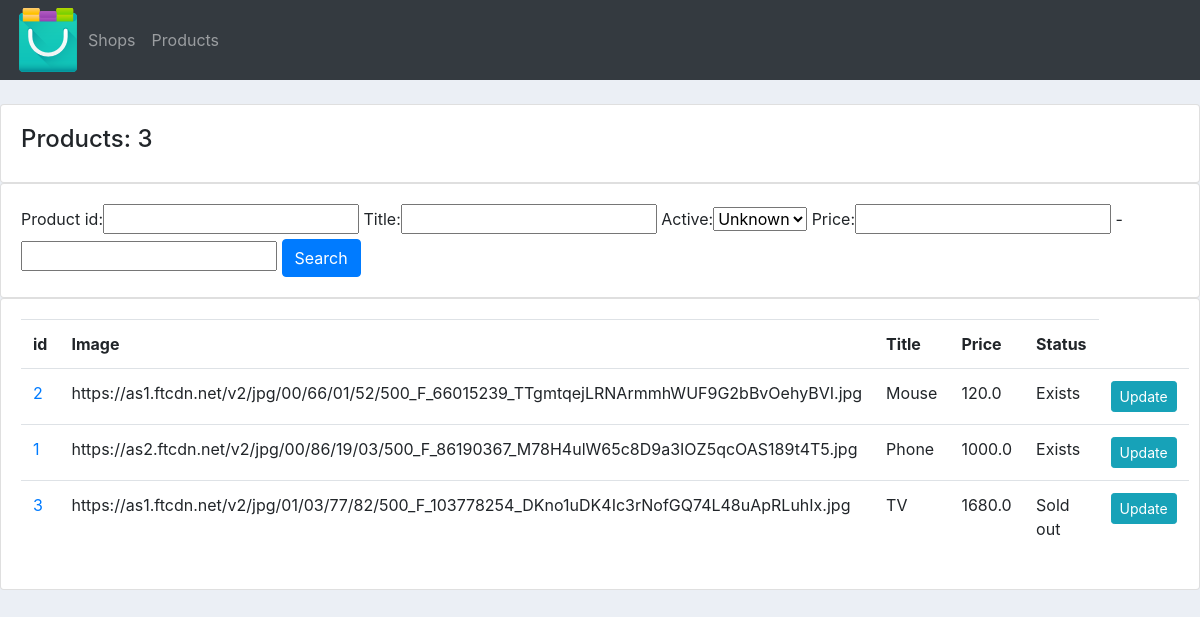
Screenshot of /products/ with the database file from the repository.
### shopadmin/models.py (models this page shows, shortened)
class Product(models.Model):
    product_id = models.AutoField(primary_key=True)
    description = models.CharField(max_length=1000, null=True)
    title = models.CharField(max_length=50)
    amount = models.IntegerField()
    price = models.FloatField(default=0, null=True)
    active = models.BooleanField(default=False)
    image = models.URLField(max_length=200, null=True, blank=True)
    category = models.ManyToManyField('Group')
    class Meta:
        ordering = ['product_id']

### shopadmin/views.py (the view)
# urls.py: path('products/', products, name='products'),
def products(request):
	products = Product.objects.all().order_by('price')
	total_products = products.count()
	my_filter = ProductFilter(request.GET, queryset=products)
	products = my_filter.qs
	context  = {
		'products': products,
		'total_products': total_products,
		'my_filter': my_filter,
	}
	return render(request, 'shopadmin/products.html', context)

### shopadmin/templates/shopadmin/products.html
{% extends 'shopadmin/main.html' %}
{% block content %}
	<br>
	<div class="row">
		<div class="col-md">
			<div class="card card-body">
				<h4>Products: {{ total_products }}</h4>
			</div>
			<div class="row" >
				<div class="col">
					<div class="card card-body">
						<form method="get">
							{{ my_filter.form }}
							<button class="btn btn-primary" type="submit">Search</button>
						</form>
					</div>
				</div>
			</div>
			<div class="card card-body">
				<table class="table">
					<tr>
						<th>id</th>
						<th>Image</th>
						<th>Title</th>
						<th>Price</th>
						<th>Status</th>
					</tr>
					{% for product in products %}
						<tr>
							<td><a href="{% url 'product_detail' product.product_id %}">{{ product.product_id }}</a></td>
							<td>{{ product.image }}</td>
							<td>{{ product.title }}</td>
							<td>{{ product.price }}</td>
							{% if product.active %}
								<td>Exists</td>
							{% else %}
								<td>Sold out</td>
							{% endif %}
							<td><a class="btn btn-sm btn-info" href="{% url 'update_product' product.product_id %}">Update</a></td>
						</tr>
					{% endfor %}
				</table>
			</div>
		</div>
	</div>
{% endblock %}

### static/css/main.css (style rules this page uses)
body { background-color: #ebeff5; }

### rows the page displays
Product: product_id "2", image "https://as1.ftcdn.net/v2/jpg/00/66/01/52/500_F_66015239_TTgmtqejLRNArmmhWUF9G2bBvOehyBVI.jpg", title "Mouse", price "120.0", active "Exists"
Product: product_id "1", image "https://as2.ftcdn.net/v2/jpg/00/86/19/03/500_F_86190367_M78H4ulW65c8D9a3IOZ5qcOAS189t4T5.jpg", title "Phone", price "1000.0", active "Exists"
Product: product_id "3", image "https://as1.ftcdn.net/v2/jpg/01/03/77/82/500_F_103778254_DKno1uDK4Ic3rNofGQ74L48uApRLuhIx.jpg", title "TV", price "1680.0", active "Sold out"

### other values shown
{{ total_products }} "3"
